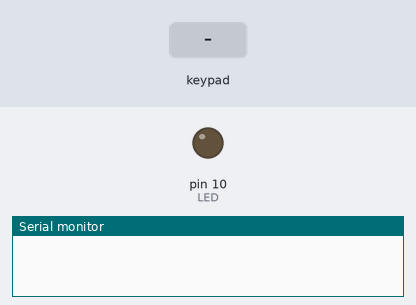
This sketch was run on a simulated Arduino Uno, built with avr-gcc and run on an emulated ATmega328P. Shown: output pins drawn as LEDs (lit = HIGH), the last lines printed to the serial monitor. Inputs (shaded band) come from the test bench.

Above: at 1.2 s.
1.3 s: keypad keys 1 2 3 4 5 6 pressed 0.4 s apart
At 3.7 s:
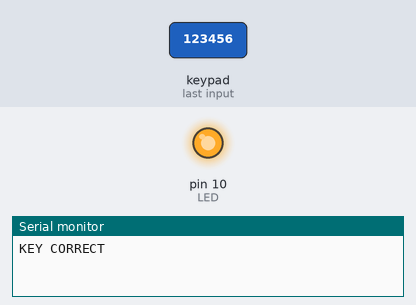
Timing chart, 0 to 5.3 s (numbered marks = the images above; inputs shaded):
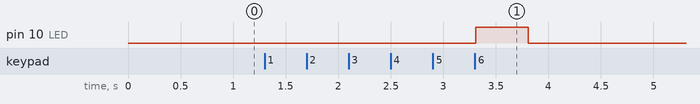

The sketch:

keypad.ino
```cpp
#include <Keypad.h>

// byte variable equals 8 bits (half size of an int variable)
// const variables cannot be modified
const byte ROWS = 4;
const byte COLS = 4;
const int LED = 10;
//the actual matrix of our keypad (as it is a MATRICIAL keypad)
// array of arrays of fixed size s
char keys[ROWS][COLS] = {
  {'1','2','3','A'},
  {'4','5','6','B'},
  {'7','8','9','C'},
  {'*','0','#','D'}
};
// arrays of fixed size
byte pinRow[ROWS] = {9,8,7,6};
byte pinCol[COLS] = {5,4,3,2};

Keypad kp = Keypad(makeKeymap(keys), pinRow, pinCol, ROWS,COLS);

char MKEY[7] = "123456";
char UKEY[7];
byte index = 0;
// variable used for a character ('a','b'....) needed for the Keypad object
char KEY;
void setup() {
  pinMode(LED, OUTPUT);
  Serial.begin(9600);

}

void loop() {

   KEY = kp.getKey();

   if(KEY){
    /*
    if(KEY=='D'){
      digitalWrite(LED, LOW);
    }
    */
    UKEY[index] = KEY;
    index = index + 1;
   }
  if(index >5){
    if(!strcmp(UKEY, MKEY)){
       Serial.println("KEY CORRECT");
       digitalWrite(LED, HIGH);
       delay(500);
       digitalWrite(LED, LOW);
    }
    index = 0;
  }


}
```

Measured:
- after the input at 1.3 s, pin 10 (LED): LOW → HIGH after 2.0 s, → LOW 0.50 s later
